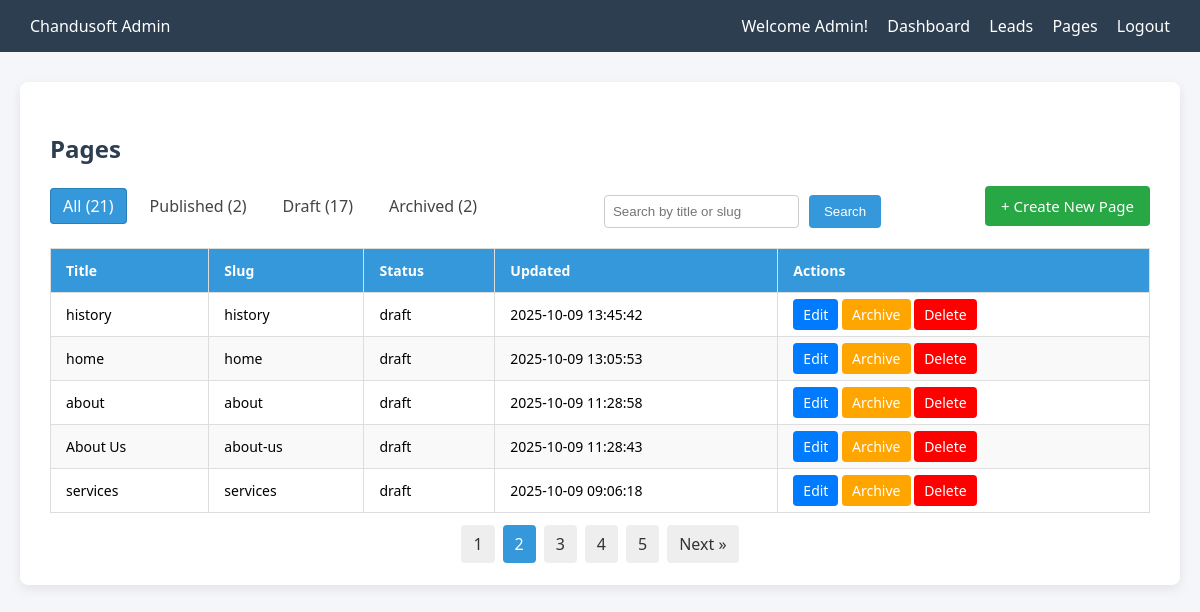
Screenshot of /pages.php?status=all&page=2 (signed in) with the database file from the repository.
### tables this page shows
CREATE TABLE `pages` (
  `id` int NOT NULL AUTO_INCREMENT,
  `title` varchar(255) DEFAULT NULL,
  `slug` varchar(255) DEFAULT NULL,
  `status` enum('published','draft','archived') DEFAULT NULL,
  `updated_at` datetime DEFAULT NULL,
  `content_html` text,
  `meta_json` json DEFAULT NULL,
  PRIMARY KEY (`id`)
);

### pages.php (the view, shortened to what this page needs)
<?php
require 'db.php';
$user = $_SESSION['user'];
$role = $user['role'];
$statusFilter = $_GET['status'] ?? 'all';
$searchTerm = trim($_GET['search'] ?? '');
$page = isset($_GET['page']) ? max(1, intval($_GET['page'])) : 1;
$limit = 5;
$offset = ($page - 1) * $limit;
$statusCounts = [
    'all' => 0,
    'Published' => 0,
    'Draft' => 0,
    'Archived' => 0
];
$countSql = "SELECT LOWER(status) AS status, COUNT(*) AS cnt FROM pages GROUP BY LOWER(status)";
$countStmt = $pdo->query($countSql);
while ($row = $countStmt->fetch(PDO::FETCH_ASSOC)) {
    $key = ucfirst(strtolower($row['status']));
    if (isset($statusCounts[$key])) {
        $statusCounts[$key] = $row['cnt'];
    }
}
$totalCountStmt = $pdo->query("SELECT COUNT(*) FROM pages");
$statusCounts['all'] = $totalCountStmt->fetchColumn();
$where = "1=1";
$params = [];
$countStmt = $pdo->prepare("SELECT COUNT(*) FROM pages WHERE $where");
$countStmt->execute($params);
$totalRecords = $countStmt->fetchColumn();
$totalPages = ceil($totalRecords / $limit);
$sql = "SELECT * FROM pages WHERE $where ORDER BY updated_at DESC LIMIT $limit OFFSET $offset";
$stmt = $pdo->prepare($sql);
$stmt->execute($params);
$pages = $stmt->fetchAll(PDO::FETCH_ASSOC);
?>
<!DOCTYPE html>
<html>
<head>
</head>
<body>
<div class="navbar">
    <div class="logo">Chandusoft Admin</div>
    <div class="menu">
        <span>Welcome <?= htmlspecialchars(ucfirst($role)) ?>!</span>
        <a href="dashboard.php">Dashboard</a>
        <a href="admin-leads.php">Leads</a>
        <a href="pages.php">Pages</a>
        <a href="logout.php">Logout</a>
    </div>
</div>
<div class="container">
    <h2>Pages</h2>
    <div class="top-bar">
        <div class="filters">
            <?php
            $statuses = [
                'all' => 'All',
                'Published' => 'Published',
                'Draft' => 'Draft',
                'Archived' => 'Archived'
            ];
            foreach ($statuses as $key => $label):
                $active = (strtolower($statusFilter) === strtolower($key)) ? 'active' : '';
                $count = $statusCounts[$key] ?? 0;
                $url = "pages.php?status=" . urlencode($key) . ($searchTerm ? "&search=" . urlencode($searchTerm) : '');
                echo "<a class='$active' href='$url'>{$label} ({$count})</a>";
            endforeach;
            ?>
        </div>
        <form method="get" class="search-form">
            <input type="text" name="search" value="<?= htmlspecialchars($searchTerm) ?>" placeholder="Search by title or slug" />
            <button type="submit">Search</button>
        </form>
        <a href="create.php" class="create-btn">+ Create New Page</a>
    </div>
    <table>
        <thead>
        <tr>
            <th>Title</th>
            <th>Slug</th>
            <th>Status</th>
            <th>Updated</th>
            <th>Actions</th>
        </tr>
        </thead>
        <tbody>
        <?php if ($pages): ?>
            <?php foreach ($pages as $page): ?>
                <tr>
                    <td><?= htmlspecialchars($page['title']) ?></td>
                    <td><?= htmlspecialchars($page['slug']) ?></td>
                    <td><?= htmlspecialchars($page['status']) ?></td>
                    <td><?= htmlspecialchars($page['updated_at']) ?></td>
                    <td>
                        <a class="btn btn-edit" href="edit-page.php?id=<?= $page['id'] ?>">Edit</a>
                        <?php if ($role === 'admin'): ?>
                            <a class="btn btn-archive" href="archive-page.php?id=<?= $page['id'] ?>">Archive</a>
                            <a class="btn btn-delete" href="delete-page.php?id=<?= $page['id'] ?>" onclick="return confirm('Are you sure you want to delete this page?');">Delete</a>
                        <?php endif; ?>
                    </td>
                </tr>
            <?php endforeach; ?>
        <?php else: ?>
            <tr><td colspan="5">No pages found.</td></tr>
        <?php endif; ?>
        </tbody>
    </table>
    <div class="pagination">
        <?php if ($totalPages > 1): ?>
            <?php
            $baseUrl = "pages.php?status=" . urlencode($statusFilter);
            if ($page > 1) {
                $page = 1;
if (isset($_GET['page']) && is_numeric($_GET['page'])) {
    $page = max(1, intval($_GET['page']));
}
            }
            for ($i = 1; $i <= $totalPages; $i++) {
                $activeClass = ($i == $page) ? 'active' : '';
                echo '<a class="' . $activeClass . '" href="' . $baseUrl . '&page=' . $i . '">' . $i . '</a>';
            }
            if ($page < $totalPages) {
                echo '<a href="' . $baseUrl . '&page=' . ($page + 1) . '">Next &raquo;</a>';
            }
            ?>
        <?php endif; ?>
    </div>
</div>
</body>
</html>

### pages.php (style rules this page uses)
body { font-family: 'Segoe UI', sans-serif; background-color: #f4f6fa; margin: 0; padding: 0; }
.navbar { background-color: #2c3e50; padding: 15px 30px; display: flex; justify-content: space-between; align-items: center; color: white; }
.navbar a { color: white; margin-left: 15px; text-decoration: none; font-weight: 500; }
.container { max-width: 1100px; margin: 30px auto; background: white; padding: 30px; border-radius: 8px; box-shadow: 0 4px 12px rgba(0, 0, 0, 0.08); }
h2 { color: #2c3e50; margin-bottom: 20px; }
.top-bar { display: flex; flex-wrap: wrap; justify-content: space-between; align-items: center; margin-bottom: 20px; }
.filters a { margin-right: 10px; padding: 6px 12px; text-decoration: none; color: #444; font-weight: 500; border-radius: 4px; border: 1px solid transparent; transition: all 0.3s ease; }
.filters a.active { background-color: #3498db; color: white; border-color: #2980b9; }
form.search-form { display: flex; gap: 10px; margin-top: 10px; }
form.search-form input[type="text"] { padding: 8px; border: 1px solid #ccc; border-radius: 4px; }
form.search-form button { padding: 8px 15px; background: #3498db; color: white; border: none; border-radius: 4px; }
.create-btn { background-color: #28a745; color: white; padding: 10px 16px; border: none; border-radius: 4px; text-decoration: none; font-size: 15px; }
table { width: 100%; border-collapse: collapse; margin-top: 20px; }
table thead { background-color: #3498db; color: white; }
th, td { padding: 12px 15px; border: 1px solid #ddd; text-align: left; font-size: 14px; }
tr:nth-child(even) { background-color: #f9f9f9; }
.btn { padding: 6px 10px; border-radius: 4px; font-size: 14px; border: none; cursor: pointer; text-decoration: none; }
.btn-edit { background-color: #007bff; color: white; }
.btn-archive { background-color: orange; color: white; }
.btn-delete { background-color: red; color: white; }
.pagination { margin-top: 20px; text-align: center; }
.pagination a { padding: 8px 12px; margin: 0 4px; text-decoration: none; background: #eee; color: #333; border-radius: 4px; }
.pagination a.active { background: #3498db; color: white; }

### rows the page displays
pages: title "history", slug "history", status "draft", updated_at "2025-10-09 13:45:42"
pages: title "home", slug "home", status "draft", updated_at "2025-10-09 13:05:53"
pages: title "about", slug "about", status "draft", updated_at "2025-10-09 11:28:58"
pages: title "About Us", slug "about-us", status "draft", updated_at "2025-10-09 11:28:43"
pages: title "services", slug "services", status "draft", updated_at "2025-10-09 09:06:18"

### other values shown
$role "Admin"
$label "All"
$count "21"
$label "Published"
$count "2"
$label "Draft"
$count "17"
$label "Archived"
